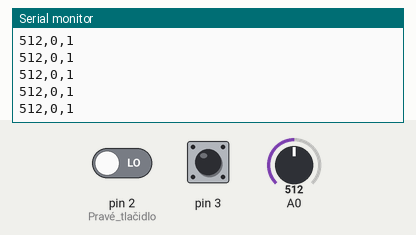
This sketch was run on a simulated Arduino Uno, built with avr-gcc and run on an emulated ATmega328P. Parts: the last lines printed to the serial monitor. The test bench sets the inputs (shaded band); at power-on: A0 = 512, pin 2 (Pravé_tlačidlo) LOW, pin 3 HIGH.

Above: at 8.7 s.
8.8 s: A0 set to 11
At 8.84 s:
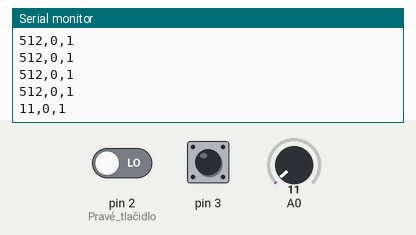
10.3 s: A0 set to 8
At 10.3 s:
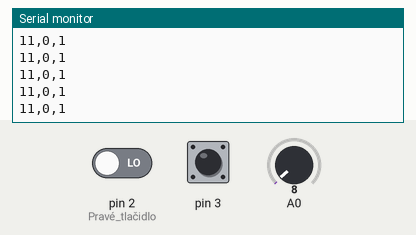
Timing chart, 0 to 12.8 s (numbered marks = the images above; inputs shaded):
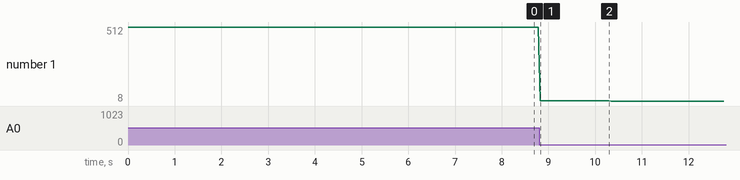

The sketch:

Arduino_ovladac_v.1.ino
```cpp
void setup() {
  Serial.begin(9600); // Tu sme inicializovali sériovú komunikáciu, rýchlosť 9600 bitov za sekundu
  pinMode(3, INPUT); // Ľavé tlačidlo (dopredu)
  pinMode(2, INPUT); // Pravé tlačidlo (brzda)
}

void loop() {
  int potValue = analogRead(A0); // Čítanie potenciometra (0 - 1023)
  bool forwardButton = !digitalRead(3); // Čítanie stavu ľavého tlačidla
  bool brakeButton = !digitalRead(2);   // Čítanie stavu pravého tlačidla

  // Posielame údaje vo formáte: "forwardButton, brakeButton", údaje sa vypisujú na konzole
  Serial.print(potValue);
  Serial.print(",");
  Serial.print(forwardButton);
  Serial.print(",");
  Serial.println(brakeButton);

  delay(50); // Malé oneskorenie pre stabilnejšiu komunikáciu
}
```

Measured:
- after the input at 8.8 s, the serial monitor: prints a new line at once (image 1)
- plotted number 1: 512 → 11 after the input at 8.8 s, 11 → 8 after the input at 10.3 s
